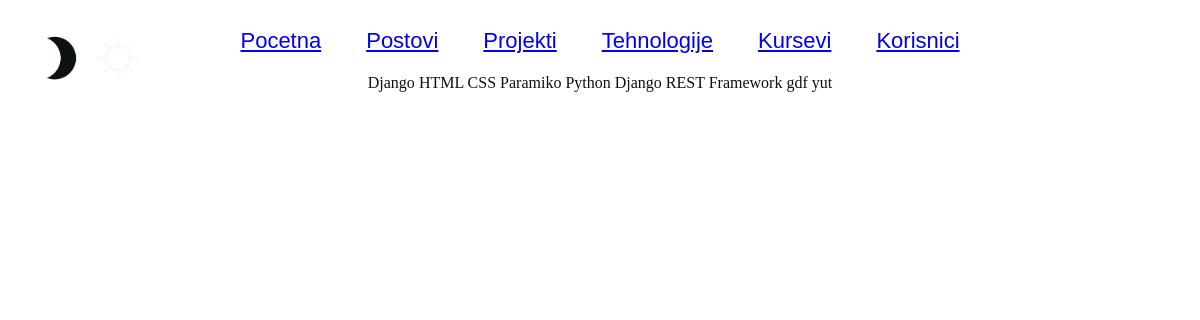
Page /administracija/pregled-tehnologija/ on the committed database.
### home/models.py (models this page shows, shortened)
class Tehnologija(models.Model):
    ime = models.CharField(max_length=255)
    slika = models.ImageField(upload_to='tehnologije/')

### home/views.py (the view)
# urls.py: path('administracija/pregled-tehnologija/', views.pregled_tehnologija, name="pregled_tehnologija"),
def pregled_tehnologija(request):
    tehnologije = Tehnologija.objects.all()
    context = {'tehnologije': tehnologije}
    return render(request, 'administracija/tehnologije.html', context)

### home/templates/administracija/tehnologije.html (shortened to what this page needs)
{% load static %}
<html lang="en" class="html">
<head>
    <link rel="stylesheet" href="{% static 'css/administracija/main.css' %}" class="css">
    <link rel="stylesheet" href="{% static 'css/administracija/nav.css' %}" class="css">
</head>
<body>
    <header>
        {% include 'administracija/nav.html' %}
    </header>
    <main>
        {% for tehnologija in tehnologije %}
        {{tehnologija.ime}}
        {% endfor %}
    </main>
</body>
</html>

### static/css/administracija/main.css (style rules this page uses)
:root { --background-color: white; --text-color: #0e1111; --border-main: #0e1111; }
body { background-color: var(--background-color); color: var(--text-color); transition: background-color 0.3s, color 0.3s; }
main { display: grid; justify-content: center; gap: 25px; }

### rows in the picture
Tehnologija: ime "Django"
Tehnologija: ime "HTML"
Tehnologija: ime "CSS"
Tehnologija: ime "Paramiko"
Tehnologija: ime "Python"
Tehnologija: ime "Django REST Framework"
Tehnologija: ime "gdf"
Tehnologija: ime "yut"
